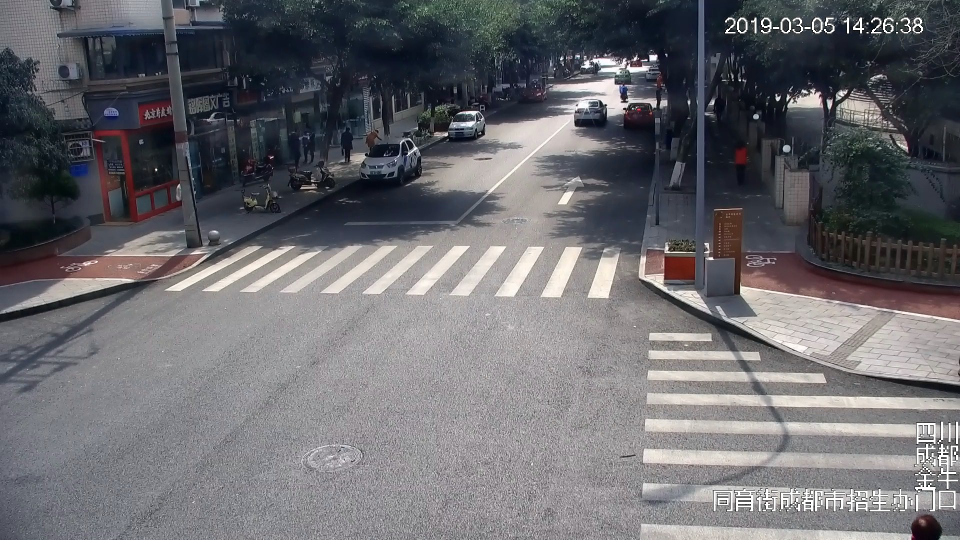
#> input picture point1/train/000029.jpg, 1920 x 1080 px, found by its file name (shown at 1/2 size); its folder holds only this picture in this run
$ python Hash.py
#> lines starting #> are read from the running program, lines starting #| are printed output that depends on the picture
import cv2
import numpy as np
import os
from sklearn.cluster import KMeans
from functools import reduce


def a_hash(image):
    # image = cv2.resize(image, (8, 8), interpolation=cv2.INTER_AREA)
    image = cv2.resize(image, (8, 8), interpolation=cv2.INTER_LINEAR)
    # image = cv2.resize(image, (8, 8), interpolation=cv2.INTER_CUBIC)

    image = cv2.cvtColor(image, cv2.COLOR_BGR2GRAY)
    sum = 0
    for i in range(8):
        for j in range(8):
            sum = sum + image[i, j]
    avg = sum / 64
    hash_str = ''
    for i in range(8):
        for j in range(8):
            if image[i, j] > avg:
                hash_str = hash_str + '1'
            else:
                hash_str = hash_str + '0'
    return hash_str


def p_hash(image):
    image = cv2.cvtColor(image, cv2.COLOR_BGR2GRAY)
    image = cv2.resize(image, (32, 32), interpolation=cv2.INTER_CUBIC)
    h, w = image.shape[:2]
    vis0 = np.zeros((h, w), np.float32)
    vis0[:h, :w] = image  # 填充数据

    # 二维Dct变换
    vis1 = cv2.dct(cv2.dct(vis0))
    # 拿到左上角的8 * 8
    vis1 = vis1[0:8, 0:8]

    # 把二维list变成一维list
    img_list = np.ndarray.flatten(vis1)

    # 计算均值
    avg = sum(img_list) * 1. / len(img_list)
    hash_str = ''
    avg_list = ['0' if i < avg else '1' for i in img_list]
    for i in avg_list:
        hash_str = hash_str + i

    # 得到哈希值
    return hash_str
    # return ''.join(['%x' % int(''.join(avg_list[x:x + 4]), 2) for x in range(0, 8 * 8, 4)])


def color_moments(img):
    """compute feature with color moment"""

    # Convert BGR to HSV color space
    hsv = cv2.cvtColor(img, cv2.COLOR_BGR2HSV)
    # Split the channels - h,s,v
    h, s, v = cv2.split(hsv)
    # Initialize the color feature
    color_feature = []
    # N = h.shape[0] * h.shape[1]
    # The first central moment - average
    h_mean = np.mean(h)  # np.sum(h)/float(N)
    s_mean = np.mean(s)  # np.sum(s)/float(N)
    v_mean = np.mean(v)  # np.sum(v)/float(N)
    color_feature.extend([h_mean, s_mean, v_mean])
    # The second central moment - standard deviation
    h_std = np.std(h)  # np.sqrt(np.mean(abs(h - h.mean())**2))
    s_std = np.std(s)  # np.sqrt(np.mean(abs(s - s.mean())**2))
    v_std = np.std(v)  # np.sqrt(np.mean(abs(v - v.mean())**2))
    color_feature.extend([h_std, s_std, v_std])
    # The third central moment - the third root of the skewness
    h_skewness = np.mean(abs(h - h.mean())**3)
    s_skewness = np.mean(abs(s - s.mean())**3)
    v_skewness = np.mean(abs(v - v.mean())**3)
    h_thirdMoment = h_skewness**(1./3)
    s_thirdMoment = s_skewness**(1./3)
    v_thirdMoment = v_skewness**(1./3)
    color_feature.extend([h_thirdMoment, s_thirdMoment, v_thirdMoment])
    return color_feature


def image_cluster(data, k):
    """
    :param data:64
    :param k: 我们将图片分成3类
    :return: 类别索引
    """
    estimator = KMeans(n_clusters=k, init='k-means++')
    estimator.fit(data)
    label_pred = estimator.labels_
    index1 = []
    index2 = []
    index3 = []
    for l in range(len(label_pred)):
        if label_pred[l] == 0:
            index1.append(l)
        elif label_pred[l] == 1:
            index2.append(l)
        else:
            index3.append(l)

    centroids = estimator.cluster_centers_
    # print("标签：\n", label_pred)
    # print("聚类中心：\n",centroids)
    return index1, index2, index3


def hamming_dist(s1, s2):
    assert len(s1) == len(s2)
    return sum([ch1 != ch2 for ch1, ch2 in zip(s1, s2)])


def cal_dist(idx, feature):
    lenth = len(idx)
    distance = -np.ones((lenth, lenth))
    for i in range(lenth):
        for j in range(lenth):
            distance[i, j] = hamming_dist(feature[idx[i], -1], feature[idx[j], -1])
    return distance


def cal_dist_test(idx, avg, feature, feature_test):
    test_num = len(feature_test)
    train_num = len(idx)
    count = 0
    distance_test = np.ones((test_num, train_num))
    for i in range(test_num):
        for j in range(train_num):
            distance_test[i, j] = hamming_dist(feature_test[i, -1], feature[idx[j], -1])
    dis_sum = np.sum(distance_test, axis=1)/train_num
    # [4 lines of commented-out code are left out]
    flag = np.zeros(test_num)
    for i in range(test_num):
        if dis_sum[i] < avg:  # 说明这张图片符合要求，是同一张图
            flag[i] = 1
    return dis_sum, flag


if __name__ == "__main__":

    filedir_norm = "./point1/train"
    file_dir_test = "./point1/test_p"

    files_norm = []
    for root, dirs, files_name in os.walk(filedir_norm):
        for file in files_name:
            files_norm.append(root + '\\' + file)
    feature = []
    feature_hsv = []
    file_num = 0
    for f in files_norm:
        img = cv2.imread(f)
#> img is the input picture: shape (1080, 1920, 3); mean B, G, R 109.9, 105.7, 106
        ft = a_hash(img)
#> after the loop in a_hash, `for i in range(8):`: sum = 6638
#> in a_hash, `avg = sum / 64`: avg = 103.7
        ft_phash = p_hash(img)
#> in p_hash, `image = cv2.cvtColor(image, cv2.COLOR_BGR2GRAY)`:
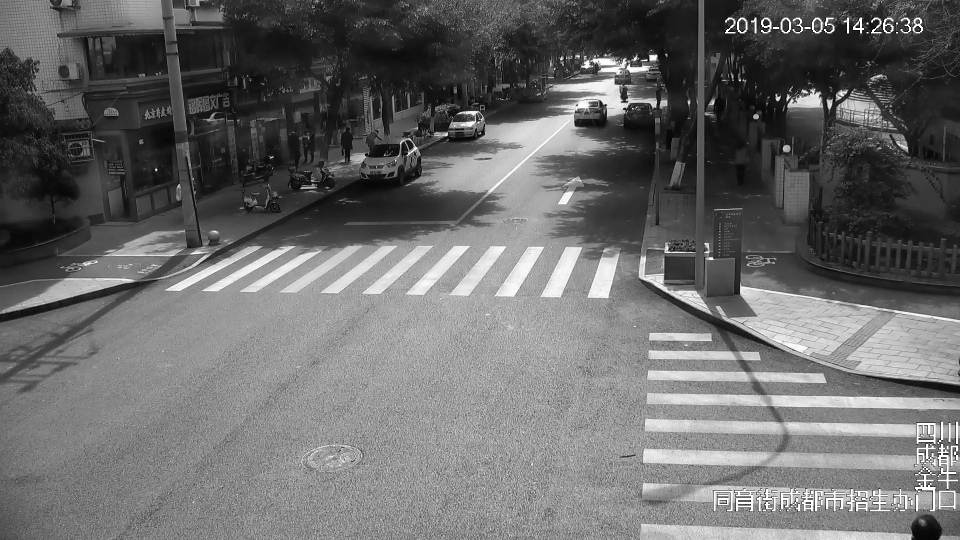
#> image: shape (1080, 1920) (shown at 1/2 size); min 0, max 255, mean 106.2
#> in p_hash, `image = cv2.resize(image, (32, 32), interpolation=cv2.INTER_CUBIC)`:
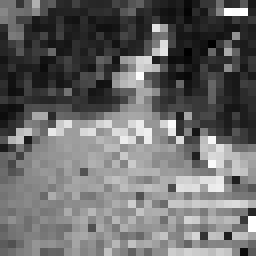
#> image: shape (32, 32) (shown 8 times larger); min 0, max 255, mean 105.9
#> in p_hash, `vis1 = cv2.dct(cv2.dct(vis0))`:
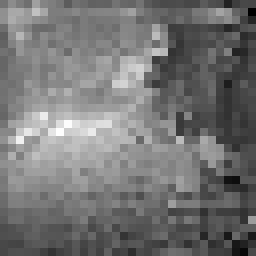
#> vis1: shape (32, 32) float32 (shown 8 times larger); min -129.1, max 359.2, mean 94.6; drawn with min black and max white
#> in p_hash, `img_list = np.ndarray.flatten(vis1)`: img_list = 64 values, max 242.4 at index 12, min 51.44 at index 32, mean 128.7
#> in p_hash, `avg = sum(img_list) * 1. / len(img_list)`: avg = 128.7
#> in p_hash, `avg_list = ['0' if i < avg else '1' for i in img_list]`: avg_list = 64 items, first 6: '0', '1', '0', '0', '1', '0'
#> the loop in p_hash, `for i in avg_list:` made 64 passes
#> (i, hash_str) on passes 1 to 12: ('0', '0'), ('1', '01'), ('0', '010'), ('0', '0100'), ('1', '01001'), ('0', '010010'), ('0', '0100100'), ('0', '01001000'), ('1', '010010001'), ('1', '0100100011'), ('1', '01001000111'), ('1', '010010001111')
#> i on passes 41 to 46: '0', '0', '1', '0', '0', '0'
        ft_hsv = color_moments(img)
#> in color_moments, `hsv = cv2.cvtColor(img, cv2.COLOR_BGR2HSV)`: hsv: shape (1080, 1920, 3); mean H, S, V 100.5, 42.1, 113.1
#> in color_moments, `h, s, v = cv2.split(hsv)`:
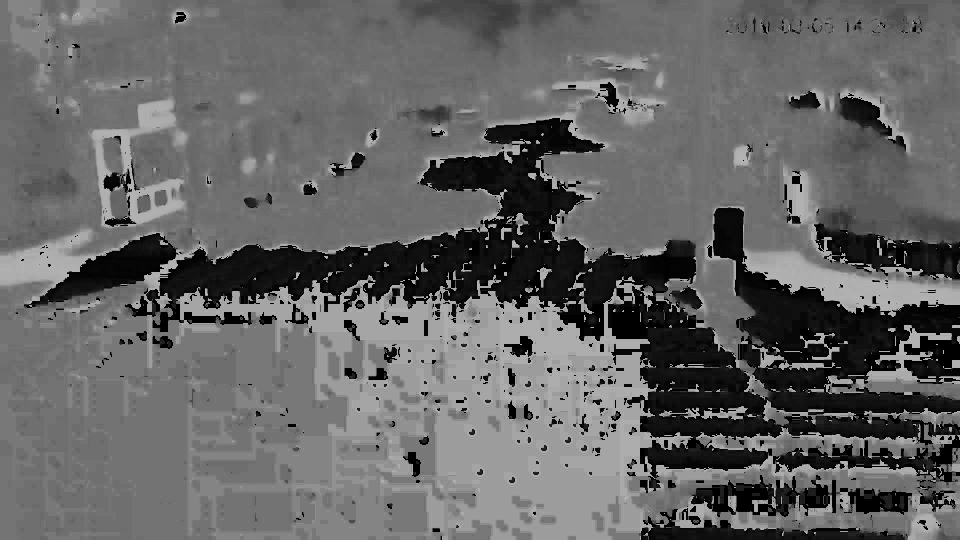
#> h: shape (1080, 1920) (shown at 1/2 size); min 0, max 179, mean 100.5
#> in color_moments, `h, s, v = cv2.split(hsv)`:
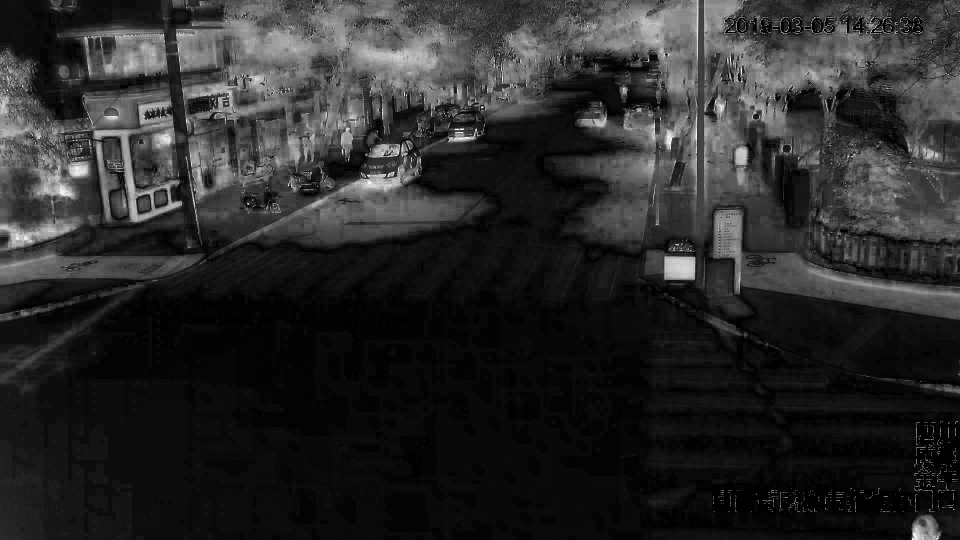
#> s: shape (1080, 1920) (shown at 1/2 size); min 0, max 255, mean 42.1
#> in color_moments, `h, s, v = cv2.split(hsv)`:
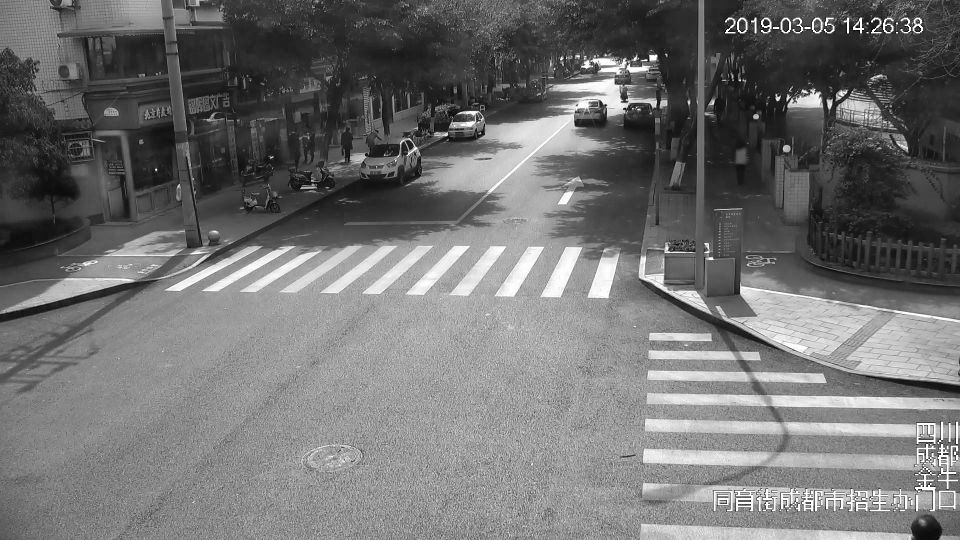
#> v: shape (1080, 1920) (shown at 1/2 size); min 0, max 255, mean 113.1
#> in color_moments, `h_mean = np.mean(h)`: h_mean = 100.5
#> in color_moments, `s_mean = np.mean(s)`: s_mean = 42.11
#> in color_moments, `v_mean = np.mean(v)`: v_mean = 113.1
#> in color_moments, `h_std = np.std(h)`: h_std = 50.68
#> in color_moments, `s_std = np.std(s)`: s_std = 45.77
#> in color_moments, `v_std = np.std(v)`: v_std = 58.68
#> in color_moments, `h_skewness = np.mean(abs(h - h.mean())**3)`: h_skewness = 204399.2
#> in color_moments, `s_skewness = np.mean(abs(s - s.mean())**3)`: s_skewness = 170991.1
#> in color_moments, `v_skewness = np.mean(abs(v - v.mean())**3)`: v_skewness = 277431.6
#> in color_moments, `h_thirdMoment = h_skewness**(1./3)`: h_thirdMoment = 58.91
#> in color_moments, `s_thirdMoment = s_skewness**(1./3)`: s_thirdMoment = 55.5
#> in color_moments, `v_thirdMoment = v_skewness**(1./3)`: v_thirdMoment = 65.22
#> ft_hsv = [100.5, 42.11, 113.1, 50.68, 45.77, 58.68, 58.91, 55.5, 65.22]
        # feature.append(ft)
        # print(ft)
        # print(ft_phash)
        feature.append(ft_phash)
        feature_hsv.append(ft_hsv)
        file_num = file_num + 1
    feature = np.array(feature).reshape(-1, 1)

    # 对64维hash向量进行聚类
    # idx1, idx2, idx3 = image_cluster(feature, 3)
    # 对hsv色彩空间图像聚类
    idx1, idx2, idx3 = image_cluster(feature_hsv, 3)
#> (the run stopped early here; a loop or call above may not have finished)
